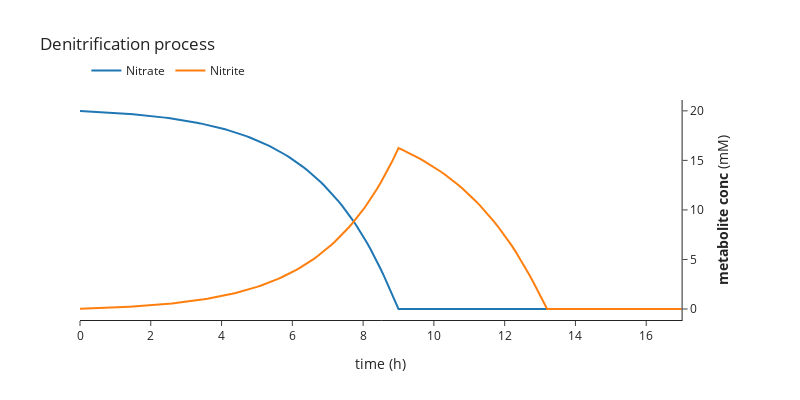

Here is the notebook cell this chart was saved with:
### Markdown cell above
4.6. Making the graph in the paper

### Code cell
fig = make_subplots(specs=[[{"secondary_y": True}]])

fig.add_trace(
go.Scatter(x=dataframe['cycle']*0.1, y=dataframe['no3_e'], name='Nitrate'),
secondary_y=True,
)
fig.add_trace(
go.Scatter(x=dataframe['cycle']*0.1, y=dataframe['no2_e'], name='Nitrite'),
secondary_y=True,
)

# Set x-axis title
fig.update_xaxes(title_text="time (h)")

# Set y-axes titles
fig.update_yaxes(title_text="<b>metabolite conc</b> (mM)", secondary_y=True)
fig.update_layout(legend=dict(

    y=1.2,
    orientation='h',

    x=0.01
),height=400, width=800,title_text="Denitrification process",template='simple_white')
fig.show()

### Figure 1 — Plotly figure (JSON) as saved in the notebook; plotly's stock layout.template omitted (floating-point values rounded to 4 significant figures; data arrays with more than 128 entries replaced by an {"elided": "..."} marker saying what was removed)
{"data": [{"name": "Nitrate", "type": "scatter", "x": {"elided": "171 float values"}, "xaxis": "x", "y": {"elided": "171 float values"}, "yaxis": "y2"}, {"name": "Nitrite", "type": "scatter", "x": {"elided": "171 float values"}, "xaxis": "x", "y": {"elided": "171 float values"}, "yaxis": "y2"}], "layout": {"height": 400, "legend": {"orientation": "h", "x": 0.01, "y": 1.2}, "title": {"text": "Denitrification process"}, "width": 800, "xaxis": {"anchor": "y", "domain": [0, 0.94], "title": {"text": "time (h)"}}, "yaxis": {"anchor": "x", "domain": [0, 1]}, "yaxis2": {"anchor": "x", "overlaying": "y", "side": "right", "title": {"text": "<b>metabolite conc</b> (mM)"}}}}
